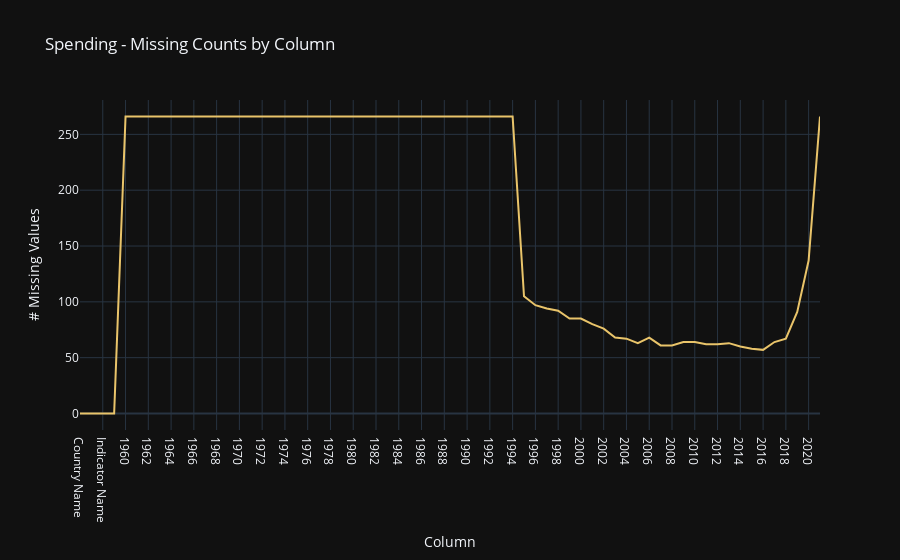

Notebook code cell kept with this figure:
### Markdown cell above
All data forom 1960 to 1994 is missing - we will drop these columns

### Code cell
# analyze missing values

fig = px.line(
    title = 'Spending - Missing Counts by Column',
    y = spending.isna().sum().values,
    x = spending.isna().sum().keys(),
    labels = {
        'x': 'Column',
        'y': '# Missing Values',
    },
    template = 'plotly_dark',
    color_discrete_sequence = [f'{next(palette)}']
)

fig.show('svg')

### Figure 1 — Plotly figure (JSON) as saved in the notebook; plotly's stock layout.template omitted (floating-point values rounded to 4 significant figures)
{"data": [{"hovertemplate": "Column=%{x}<br># Missing Values=%{y}<extra></extra>", "legendgroup": "", "line": {"color": "#e9c46a", "dash": "solid"}, "marker": {"symbol": "circle"}, "mode": "lines", "name": "", "orientation": "v", "showlegend": false, "type": "scatter", "x": ["Country Name", "Country Code", "Indicator Name", "Indicator Code", "1960", "1961", "1962", "1963", "1964", "1965", "1966", "1967", "1968", "1969", "1970", "1971", "1972", "1973", "1974", "1975", "1976", "1977", "1978", "1979", "1980", "1981", "1982", "1983", "1984", "1985", "1986", "1987", "1988", "1989", "1990", "1991", "1992", "1993", "1994", "1995", "1996", "1997", "1998", "1999", "2000", "2001", "2002", "2003", "2004", "2005", "2006", "2007", "2008", "2009", "2010", "2011", "2012", "2013", "2014", "2015", "2016", "2017", "2018", "2019", "2020", "Unnamed: 65"], "xaxis": "x", "y": [0, 0, 0, 0, 266, 266, 266, 266, 266, 266, 266, 266, 266, 266, 266, 266, 266, 266, 266, 266, 266, 266, 266, 266, 266, 266, 266, 266, 266, 266, 266, 266, 266, 266, 266, 266, 266, 266, 266, 105, 97, 94, 92, 85, 85, 80, 76, 68, 67, 63, 68, 61, 61, 64, 64, 62, 62, 63, 60, 58, 57, 64, 67, 91, 137, 266], "yaxis": "y"}], "layout": {"legend": {"tracegroupgap": 0}, "title": {"text": "Spending - Missing Counts by Column"}, "xaxis": {"anchor": "y", "domain": [0, 1], "title": {"text": "Column"}}, "yaxis": {"anchor": "x", "domain": [0, 1], "title": {"text": "# Missing Values"}}}}
